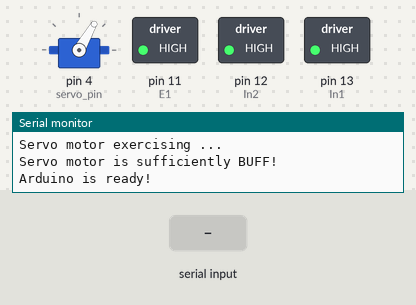
This sketch was run on a simulated Arduino Nano, built with avr-gcc and run on an emulated ATmega328P. On the bench: servo, switched loads named in the sketch (green lamp = pin HIGH), the last lines printed to the serial monitor. Inputs (shaded band) come from the test bench.

Above: at 3.2 s.
3.3 s: "<90,45,200>" received over Serial
At 3.6 s:
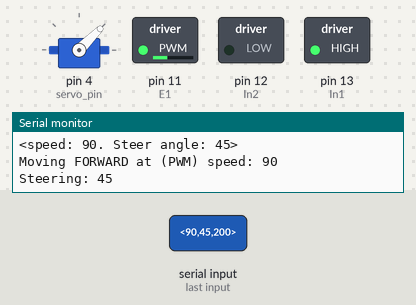
4.8 s: "<30,150,10>" received over Serial
At 6.0 s:
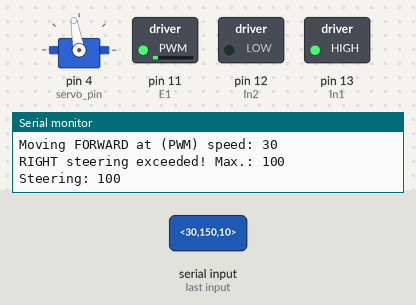
6.3 s: "<0>" received over Serial
At 7.1 s:
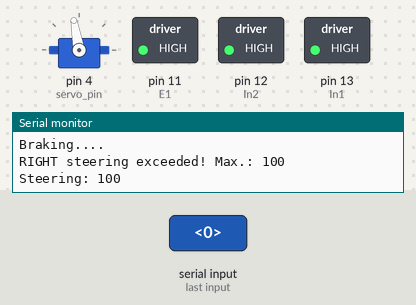
7.8 s: "<90>" received over Serial
At 8.3 s:
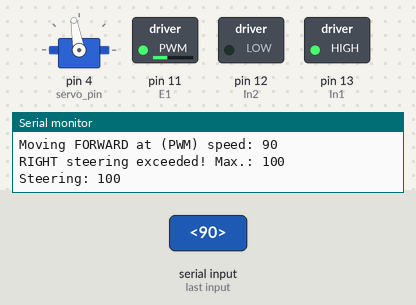
9.3 s: "<200>" received over Serial
At 10.5 s:
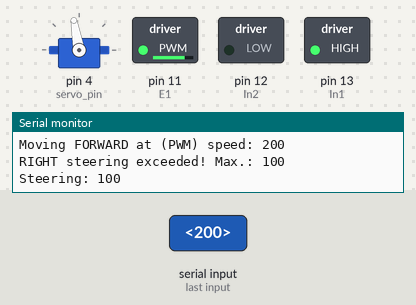
10.8 s: "<1,90>" received over Serial
At 11.7 s:
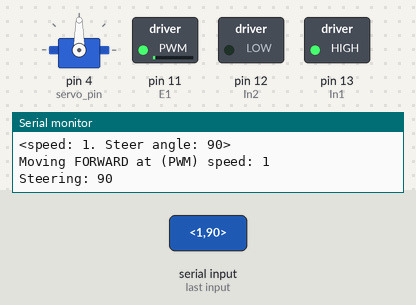
Timing chart, 0 to 13.3 s (numbered marks = the images above; inputs shaded):
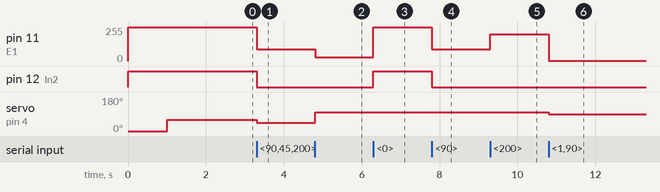

Measured:
- after the input at 3.3 s, pin 11 (E1): 255/255 → 90/255 at once; pin 12 (In2): HIGH → LOW at once; servo on pin 4 (servo_pin): 60° → 45° at once
- after the input at 4.8 s, pin 11 (E1): 90/255 → 30/255 at once; servo on pin 4 (servo_pin): 45° → 100° at once
- after the input at 6.3 s, pin 11 (E1): 30/255 → 255/255 at once; pin 12 (In2): LOW → HIGH at once
- after the input at 7.8 s, pin 11 (E1): 255/255 → 90/255 at once; pin 12 (In2): HIGH → LOW at once
- after the input at 9.3 s, pin 11 (E1): 90/255 → 200/255 at once
- after the input at 10.8 s, pin 11 (E1): 200/255 → 1/255 at once; servo on pin 4 (servo_pin): 100° → 90° at once

The sketch:

arduino_robocar_nano_1.ino
```cpp
//////////////////////////////////////////
// --------  SUMMARY HERE !!! -------- //
////////////////////////////////////////
/*
 *   Robocar Specification
 *   Motor shield: RobotDyn L298P motor shield (5-36V, 2A per motor)
 *   SINGLE motor config
 *   RWD using motor 1 (pins 8, 9 & 10 for logic OFF, pins 9 & 10 for logic ON)
 *   Front wheel steering using servomotor (pin 4)
 *   For this script, set logic to OFF
 */


/*
 *  RobotDyn L298P motor shield
 *                      Logic ON                Logic OFF
 *  Motor   Pin Forward Backward Stop   Forward Backward  Stop  Brake     Comments
 *  1(E1)   10     1        1     0        1       1        0     1       PWM         (Analog for variable speed, 0-255. Digital for full speed.)
 *  1(In1)  9      0        1     0/1      1       0       0/1    1       Direction 1 (Digital)
 *  1(In2)  8   ---------NA----------      0       1       0/1    1       Direction 2 (Digital)
 *
 *  2(E2)   11     1        1     0        1       1        0     1       PWM         (Analog for variable speed, 0-255. Digital for full speed.)
 *  2(In3)  13     0        1    0/1       0       1       0/1    1       Direction 1 (Digital)
 *  2(In4)  12  ----------NA----------     1       0       0/1    1       Direction 2 (Digital)
 */


/*
 *  Arduino-Jetson Nano USB Serials Communication
 *  Baud rate  115200
 *  Jetson Nano -> Arduino Command Template: <PWM Speed Value, Steering Angle Value>
 *  Arduino -> Jetson Nano Reply Temaplate: <Speed: PWM Speed Value, Steering Angle: Steering Angle Value>
 */

 /*
  *   SAFETY MECHANISMS
  *   1. Nano-Arduino out-of-SYNC
  *      - if serial NOT AVAILABLE for more than 5s/1000 counts
  *      - apply BRAKE and STOP robocar
  *
  *   2. PWM value exceeds 255
  *      - cap PWM value at max speed (255)
  *
  *   3. Wheels steer beyond physical limit
  *      - LEFT < 20 -> change angle to 20
  *      - RIGHT > 100 -> change angle to 100
  */
///////////////////////////////////////////
// --------   END OF SUMMARY   -------- //
/////////////////////////////////////////


///////////////////////////////////////////
// -------- ADD LIBRARIES HERE -------- //
/////////////////////////////////////////

#include <Servo.h>

///////////////////////////////////////////
// --------  END OF LIBARARIES -------- //
/////////////////////////////////////////


///////////////////////////////////////////
// -------- ADD VARIABLES HERE -------- //
/////////////////////////////////////////

//----- Serial Config -----//
const byte buffer_size = 64;                // define max char for input_buffer
char input_buffer[buffer_size];             // store received data
const char start_marker = '<';              // denotes the start of a data package
const char end_marker = '>';                // denotes the end of a data package
byte bytes_received = 0;                    // count the no of bytes received
boolean read_in_progress = false;           // STATE of reading data
boolean new_data_from_nano = false;         // STATE of replying to Nano
char message_from_nano[buffer_size] = {0};
int no_serial = 0;                            // count for duration where arduino and nano are not in sync
//----- End of Serial Config -----//


// ---- Motor Control Var ---- //
int sp;     // PWM Speed control value (0 - 255)
int angle;  // Steering control angle (20 - 100)
// ---- End of Motor Control Var ----//


// ---- L293D Motor Controller Pins ----//
const int E1 = 11;  // PWM Speed Control pin
const int In1 = 13; // Logic Control 1 pin
const int In2 = 12; // Logic Control 2 pin
// ---- End of L293 Motor Controller Pins ----//


// ---- Servo Motor Configuration ----- //
Servo steer_control;            // Create object for Servo motor
const int servo_pin = 4;  // Use arduino D4 pin for servo control
// ---- End of Servo Configuration ---- //

///////////////////////////////////////////
// --------  END OF VARIABLES  -------- //
/////////////////////////////////////////


///////////////////////////////////////////
// --------    ADD API HERE    -------- //
/////////////////////////////////////////

// ---- Receive data from Jetson Nano ---- //
void receive()
{
  if (Serial.available() > 0)
  {
    char x = Serial.read(); // temp store of received bit
    no_serial = 0;          // reset counter as arduino and nano are in sync

    // !!! the order of these IF clauses is significant !!! //

    // -- Stop reading from serial when ">" package end marker received -- //
    if (x == end_marker)
    {
      read_in_progress = false;         // STATE change: stop reading
      new_data_from_nano = true;        // STATE change: ready to receive data from Nano
      input_buffer[bytes_received] = 0;
      parse_data();                     // call FUNCTION to analyse received data
    }

    // -- Reading data package received -- //
    if (read_in_progress)
    {
      input_buffer[bytes_received] = x;
      bytes_received ++;                  // increase counter to prep for writing into next byte
      if (bytes_received == buffer_size)  // actions to do when buffer is full
      {
        bytes_received = buffer_size - 1;
      }
    }

    // -- Initiate reading -- //
    if (x == start_marker)
    {
      bytes_received = 0;
      read_in_progress = true; // STATE change: start reading data package received
    }
  }

  if (Serial.available() < 0)
  {
    /*
     *  Arduino-Nano out-of-SYNC / lost connection
     *  When arduino NOT receiving packages from Nano
     *  Limit for no-serial counter before STOPPING robocar: 1000
     */
    no_serial ++;
    Serial.print("!!! Arduino-Nano OUT-OF-SYNC !!! No_serial count: ");
    Serial.println(no_serial);

    if (no_serial > 1000)
    {
      brake();
      Serial.println("!!! Arduino-Nano connection LOST !!! STOPING robocar!");
    }
  }
}
// ---- End of data receive from Nano ---- //


// ---- Analysing received data ---- //
void parse_data()
{
  char * strtok_index;  // Used by strtok() as index
  strtok_index = strtok(input_buffer, ",");

  int count = 0;

  // Extracting received data into useful data (PWM Speed & Steering angle)
  while (strtok_index != NULL)
  {
    count++;

    if (count == 1)
    {
      sp = atof(strtok_index);
    }

    else if (count == 2)
    {
      angle = atof(strtok_index);
    }

    strtok_index = strtok(NULL, ",");
  }
}
// ---- End of Analysing received data ----//


// ---- Feedback to Nano ----//
void reply_nano()
{
  if (new_data_from_nano)
  {
    new_data_from_nano = false;
    Serial.print("<speed: ");
    Serial.print(sp);
    Serial.print(". Steer angle: ");
    Serial.print(angle);
    Serial.println(">");

    next_action();
  }
}
// ---- End of Feedback to Nano ---- //


// ---- Carry out Nano's commands ---- //
void next_action()
{
  // -- PWM Speed Control -- //
  /*
   *  E1 PWM Speed Control pin 11
   *  PWM range 0 - 255
   *  +ve values ONLY
   *  use Logic controls In1 and In2 to reserve directions
   *  make sure to absolute "sp" value before passing into PWM control
   *
   *  sp value > 0: forward direction
   *  sp value < 0: backward direction
   *  sp value = 0: brake
   */
   if (sp == 0)
   {
    // Nano commands for BRAKE
    brake();
   }

   else if (sp > 0)
   {
    // Nano commands for forward movement
    sp = abs(sp); // ensure that sp value is +ve
    forward(sp);  //  move forward
   }

   else if (sp < 0)
   {
    // Nano commands for backward movement
    sp = abs(sp); // ensures that sp value is +ve
    backward(sp); // move backward
   }
   // -- End of PWM Speed Control -- //

   // -- Steer angle control -- //
   /*
    *   Using Servo.h library
    *   Servo control pin 4
    *   Physcial limit for servo angle 20 - 100
    *   Steer STRAIGHT 60
    *   Steer LEFT 20
    *   Steer RIGHT 100
    */
    steer(angle);
    // -- End of Steer Angle Control -- //
}
// ---- End of Carry out Nano's command ---- //


// ---- PWM Speed & Direction control ---- //
void brake()
{
  /*
   *  Always BRAKE at FULL power
   *  pwm = 255
   *  Logic control for brake:
   *  In1: HIGH
   *  In2: HIGH
   */
   analogWrite(E1, 255);
   digitalWrite(In1, HIGH);
   digitalWrite(In2, HIGH);

   // for debugging purpose only
   Serial.println("Braking....");
}

/*
 *  E1 PWM Speed COntrol pin 11
 *  PWM range 0 - 255
 *  if "sp" range exceeds PWM range, cap out at max/min
 */
void forward(int pwm)
{
  if (pwm > 255)
  {
    pwm = 255;
    Serial.print("Speed limit exceeded! Capped at ");
    Serial.print(pwm);
    Serial.println("!");
  }

  // Motor Control using ardiuno pins (DIGITAL & PWM)
  /*
   *  Logic control for forward:
   *  In1: HIGH
   *  In2: LOW
   */
  analogWrite(E1, pwm);
  digitalWrite(In1, HIGH);
  digitalWrite(In2, LOW);

  // for debugging purpose only
  Serial.print("Moving FORWARD at (PWM) speed: ");
  Serial.println(pwm);
}

void backward(int pwm)
{
  if (pwm > 255)
  {
    pwm = 255;
    Serial.print("Speed limit exceeded! Capped at ");
    Serial.print(pwm);
    Serial.println("!");
  }

  // Motor Control using ardiuno pins (DIGITAL & PWM)
  /*
   *  Logic control for forward:
   *  In1: LOW
   *  In2: HIGH
   */
  analogWrite(E1, pwm);
  digitalWrite(In1, LOW);
  digitalWrite(In2, HIGH);

  // for debugging purpose only
  Serial.print("Moving BACKWARD at (PWM) speed: ");
  Serial.println(pwm);
}

// ---- End of PWM Speed & Direction control ---- //


// ---- Steering Control (Servo) ---- //
void steer(int ang)
{
  /*
   *  Physical limitation of wheels angle: 20 - 100
   *  Ensure that ang falls within this range
   *
   *  STRAIGHT = 60
   *  20 < LEFT < 60
   *  60 < RIGHT< 100
   */
   if (ang < 20)
   {
    ang = 20;
    Serial.print("LEFT steering exceeded! Max.: ");
    Serial.println(ang);
   }


   else if (ang > 100)
   {
    ang = 100;
    Serial.print("RIGHT steering exceeded! Max.: ");
    Serial.println(ang);
   }

   steer_control.write(ang);

   // for debugging purpose only
   Serial.print("Steering: ");
   Serial.println(ang);
}

// -- Calibrating the servo motor on startup -- //
void calibrate()
{
  // set servo to 0 first
  steer_control.write(0);
  delay(1000);

  // reset wheel to STRAIGHT
  steer_control.write(60);
  delay(1000);
}
// ---- End of Steering Control (Servo) ---- //

///////////////////////////////////////////
// --------     END OF API     -------- //
/////////////////////////////////////////


///////////////////////////////////////////
// -------- SETUP ARDUINO HERE -------- //
/////////////////////////////////////////

void setup()
{
  // -- Serial Setup -- //
  Serial.begin(115200);
  Serial.println("Serial comms ready!");
  // -- End of Serial Setup -- //

  // -- Motor setup -- //
  Serial.println("Warming up motors ...");
  pinMode(In1, OUTPUT);
  pinMode(In2, OUTPUT);
  brake();
  // -- End of Motor Setup -- //

  // -- Servo setup -- //
  steer_control.attach(servo_pin);
  Serial.println("Servo motor exercising ...");
  calibrate();
  Serial.println("Servo motor is sufficiently BUFF!");
  // -- End of Servo setup -- //


  Serial.println("Arduino is ready!");
}

///////////////////////////////////////////
// --------    END OF SETUP    -------- //
/////////////////////////////////////////


///////////////////////////////////////////
// -------- ARDUINO LOOP HERE  -------- //
/////////////////////////////////////////

void loop()
{
  receive();
  reply_nano();
}

///////////////////////////////////////////
// --------    END OF LOOP     -------- //
/////////////////////////////////////////
```
